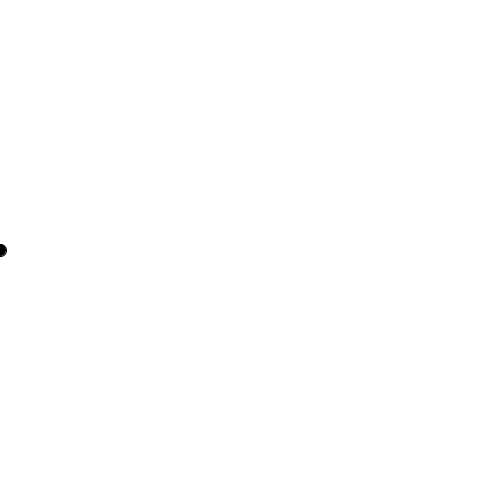
Frame 1 (no input)
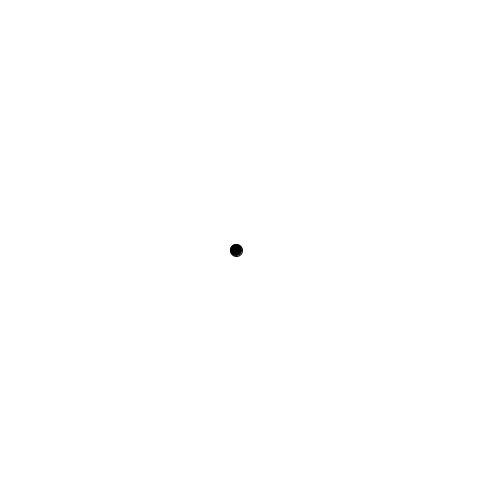
Frame 60 (the mouse pressed at the canvas centre just before this capture)
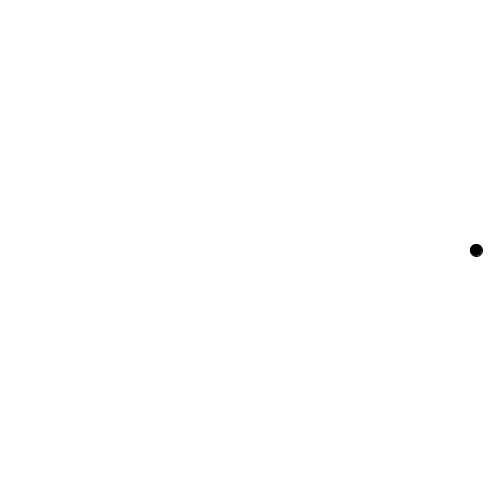
Frame 120 (the mouse held since frame 60 and released just before this capture)

The Processing sketch that drew these frames (run headless with seeded random() and noise(); from frame 60 on, the mouse is pressed at the canvas centre):

// Processing sketch: simpleConditional
// ── simpleConditional.pde
/* Condicionales. Condicional simple
 * Podemos condicionar la ejecución de un código si se cumple
 * o no una expresión booleana (es verdadera). Con la siguiente
 * sintaxis:
 *
 * if (condicion) {
 *    // Codigo que se ejecuta cuando es verdad
 * }
 */
 
float circleX = 0;
float circleY = 250;

void setup () {
  size(500, 500);
}

void draw () {
  background(255);
  
  fill(0);
  ellipse(circleX, circleY, 12, 12);
  
  circleX = circleX + 4;
}
